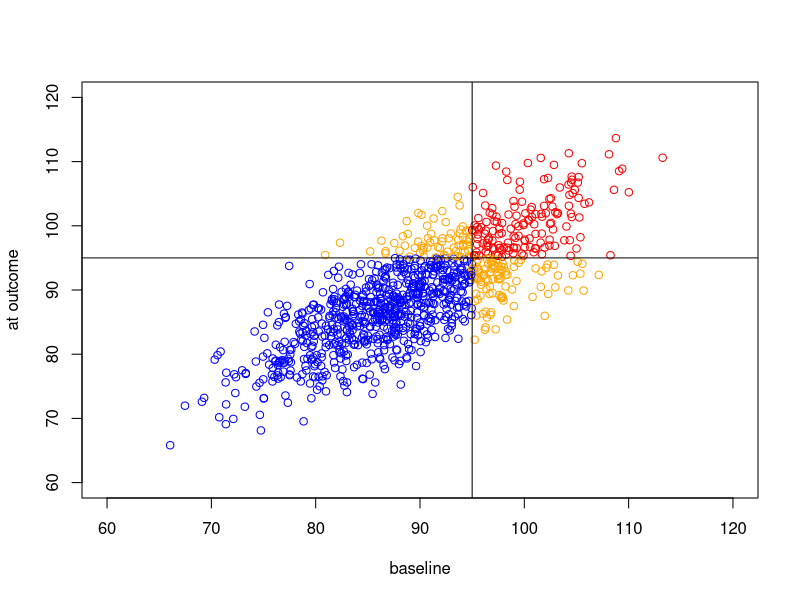
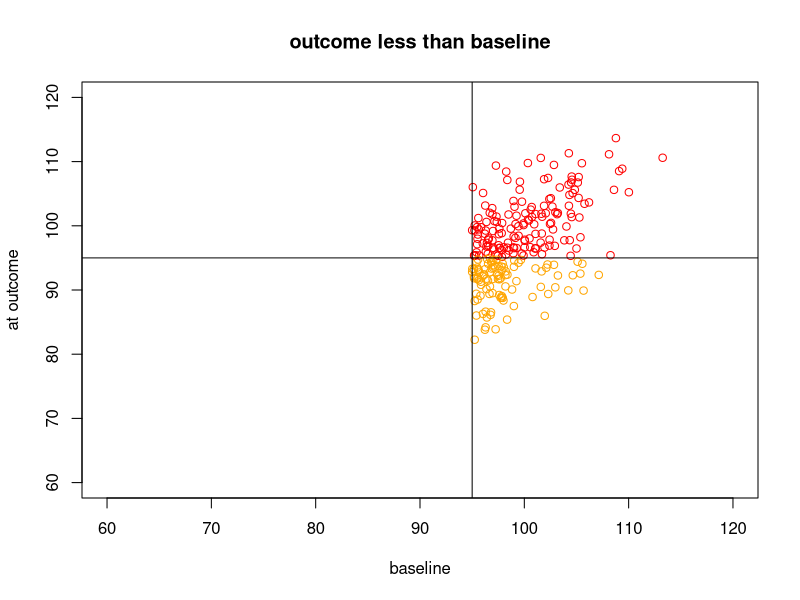
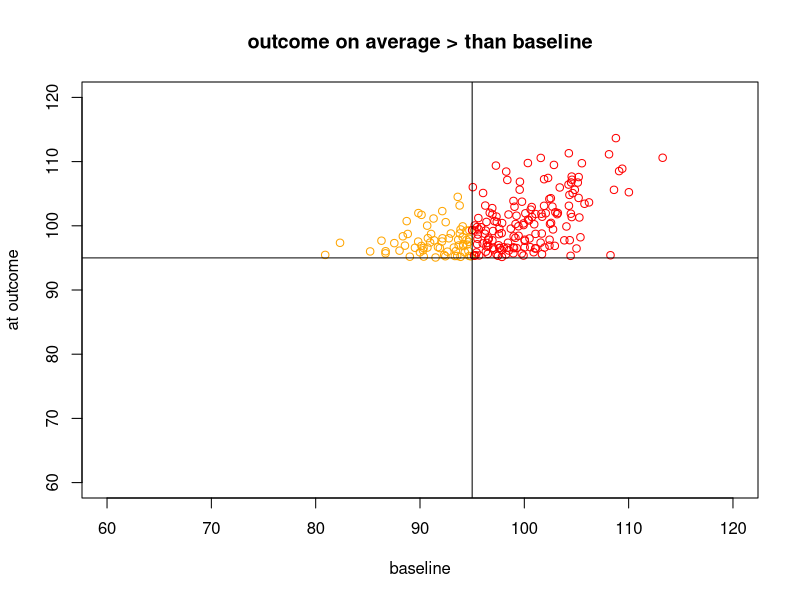
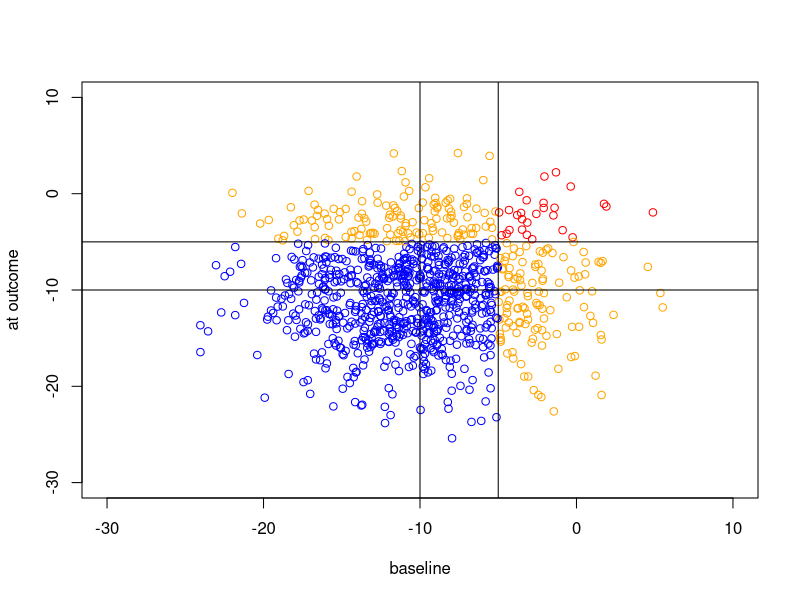

These figures' R source, in order:


#regression to the mean
#http://eprints.gla.ac.uk/8107/1/id8107.pdf
n=1000
r=0.79
sdt=8
mu=90

x= rnorm(n)*sdt
z= rnorm(n)*sdt
y= x*r+z*(1-r^2)^.5

y<- (y)+mu
x<- (x)+mu

cor(x,y)
plot(y~x,   col=ifelse(y>95 & x>95, 'red',
                       ifelse(y>95 & x<95, 'orange',
                              ifelse(y<95 & x>95, 'orange',
                                     ifelse(y<95 & x<95, 'blue',
                                     'black'
                              )))), xlim=c(60,120), ylim=c(60,120),
     xlab="baseline", ylab="at outcome")
abline(h=95)
abline(v=95)

t.test(y, x, paired=T)

##now select extreme 
y1<- y[x>95]
x1<- x[x>95] 
plot(y1~x1, main="outcome less than baseline",
     col=ifelse(y1>95 & x1>95, 'red',
                       ifelse(y1>95 & x1<95, 'orange',
                              ifelse(y1<95 & x1>95, 'orange',
                                     ifelse(y1<95 & x1<95, 'blue',
                                            'black'
                                     )))), xlim=c(60,120), ylim=c(60,120),
     xlab="baseline", ylab="at outcome")
abline(h=95)
abline(v=95)

t.test(y1, x1, paired=T)


##select high responders
##outcome on ave higher than baseline
y1<- y[y>95]
x1<- x[y>95] 
plot(y1~x1, main="outcome on average > than baseline",
     col=ifelse(y1>95 & x1>95, 'red',
                ifelse(y1>95 & x1<95, 'orange',
                       ifelse(y1<95 & x1>95, 'orange',
                              ifelse(y1<95 & x1<95, 'blue','black'
                              )))), xlim=c(60,120), ylim=c(60,120),
                                xlab="baseline", ylab="at outcome")
abline(h=95)
abline(v=95)

t.test(y1, x1, paired=T)

##responders

n=1000
r=0 
sdt=5
mu=-10

x= rnorm(n)*sdt
z= rnorm(n)*sdt
y= x*r+z*(1-r^2)^.5

y<- (y)+mu
x<- (x)+mu

cor(x,y)
resp<--5
plot(y~x,   col=ifelse(y>resp & x>resp, 'red',
                       ifelse(y>resp & x<resp, 'orange',
                              ifelse(y<resp & x>resp, 'orange',
                                     ifelse(y<resp & x<resp, 'blue',
                                            'black'
                                     )))), xlim=c(-30,10), ylim=c(-30,10),
     xlab="baseline", ylab="at outcome")
abline(h=-10);abline(v=-10)
abline(h=-5);abline(v=-5)
   
 
length(y[x<resp])/ length(y)
left<-x<resp
summary(left)

outcome <-ifelse(y>resp,1,0)
baseline<-ifelse(x>resp,1,0)
tab<-table(outcome, baseline)
margin_table <- addmargins(tab)

tb <-  table(outcome, baseline,
                       dnn=c("outcome", "baseline") ) 
colnames(tb)<-rownames(tb) <- c("resp","non resp")   # rename rows
dd <- addmargins(tb, FUN = list(Total = sum), quiet = TRUE)

# prop.table(tab)
r1<-(dd[1,1]+dd[1,2])
paste("Of the ",r1,"patients who responded in the first cross-over"
,dd[1,1]," responded in the second. The proportion, therefore is",
dd[1,1]/(dd[1,1]+dd[1,2]))

 
r1<-(dd[2,1]+dd[2,2])
paste("Of the ",r1,"patients who did not respond in the first cross-over"
      ,dd[2,1]," responded in the second. The proportion, therefore is",
      dd[2,1]/(dd[2,1]+dd[2,2]))




 